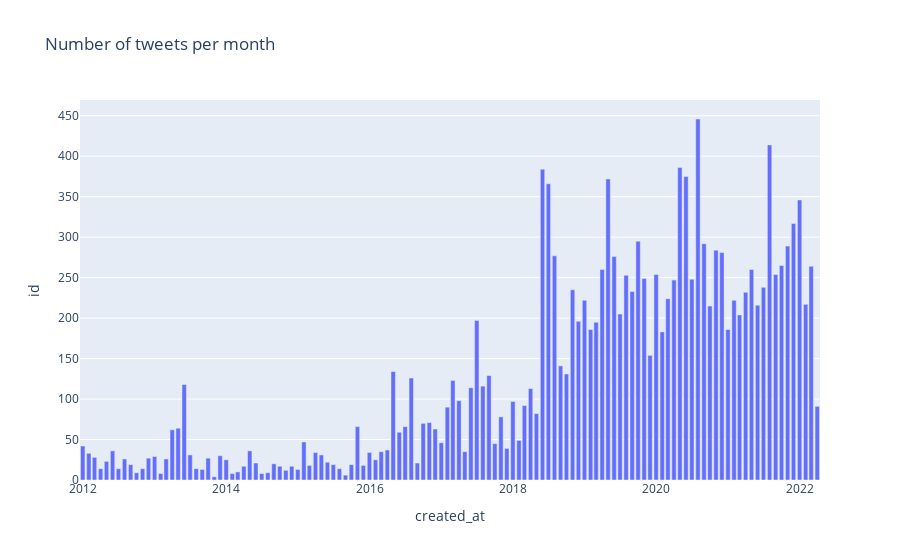

Source (notebook cell):
### Markdown cell above
We can see that the word "Tesla" is very common in the tweets (it appears 2995 times), which makes sense as Musk is the CEO of Tesla.

We have 52 tweets containing the word "Bitcoin" and 120 containing the word "Dogecoin".

The words Stock, Buy and Sell are also in the tweets, Stock appears 53 times, Buy appears 82 times and Sell appears 75 times.

### Code cell
df_time = tweets[1:].resample('M', on='created_at').agg({"id": "count", "nlikes": "sum", "nreplies": "sum", "nretweets": "sum"})
px.bar(df_time, y="id", title="Number of tweets per month").show()
df_time = tweets[1:].resample('Y', on='created_at').agg({"id": "count", "nlikes": "sum", "nreplies": "sum", "nretweets": "sum"})
df_time
